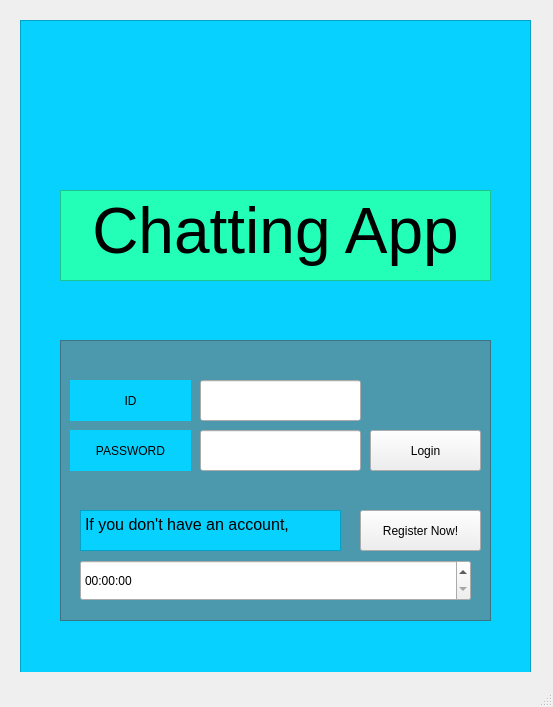
<?xml version="1.0" encoding="UTF-8"?>
<ui version="4.0">
 <class>MainWindow</class>
 <widget class="QMainWindow" name="MainWindow">
  <property name="geometry">
   <rect>
    <x>0</x>
    <y>0</y>
    <width>553</width>
    <height>707</height>
   </rect>
  </property>
  <property name="font">
   <font>
    <family>-윤디자인웹돋움</family>
    <pointsize>16</pointsize>
    <weight>50</weight>
    <bold>false</bold>
    <strikeout>false</strikeout>
    <stylestrategy>PreferDefault</stylestrategy>
    <kerning>false</kerning>
   </font>
  </property>
  <property name="windowTitle">
   <string>MainWindow</string>
  </property>
  <widget class="QWidget" name="centralwidget">
   <widget class="QFrame" name="frame">
    <property name="geometry">
     <rect>
      <x>20</x>
      <y>20</y>
      <width>511</width>
      <height>661</height>
     </rect>
    </property>
    <property name="styleSheet">
     <string notr="true">QFrame{
background-color:rgb(7, 210, 255)
}</string>
    </property>
    <property name="frameShape">
     <enum>QFrame::StyledPanel</enum>
    </property>
    <property name="frameShadow">
     <enum>QFrame::Raised</enum>
    </property>
    <widget class="QLineEdit" name="input_ID">
     <property name="geometry">
      <rect>
       <x>180</x>
       <y>360</y>
       <width>161</width>
       <height>41</height>
      </rect>
     </property>
     <property name="text">
      <string/>
     </property>
    </widget>
    <widget class="QLabel" name="label_ID">
     <property name="geometry">
      <rect>
       <x>50</x>
       <y>360</y>
       <width>121</width>
       <height>41</height>
      </rect>
     </property>
     <property name="styleSheet">
      <string notr="true">QLabel{
font: italic 12pt &quot;Comic Sans MS&quot;;
}
</string>
     </property>
     <property name="text">
      <string>ID</string>
     </property>
     <property name="alignment">
      <set>Qt::AlignCenter</set>
     </property>
    </widget>
    <widget class="QLabel" name="label_password">
     <property name="geometry">
      <rect>
       <x>50</x>
       <y>410</y>
       <width>121</width>
       <height>41</height>
      </rect>
     </property>
     <property name="styleSheet">
      <string notr="true">QLabel{
	font: italic 12pt &quot;Comic Sans MS&quot;;
}
</string>
     </property>
     <property name="text">
      <string>PASSWORD</string>
     </property>
     <property name="alignment">
      <set>Qt::AlignCenter</set>
     </property>
    </widget>
    <widget class="QLineEdit" name="input_password">
     <property name="enabled">
      <bool>true</bool>
     </property>
     <property name="geometry">
      <rect>
       <x>180</x>
       <y>410</y>
       <width>161</width>
       <height>41</height>
      </rect>
     </property>
     <property name="text">
      <string/>
     </property>
     <property name="echoMode">
      <enum>QLineEdit::PasswordEchoOnEdit</enum>
     </property>
     <property name="dragEnabled">
      <bool>false</bool>
     </property>
     <property name="readOnly">
      <bool>false</bool>
     </property>
    </widget>
    <widget class="QPushButton" name="btn_login">
     <property name="geometry">
      <rect>
       <x>350</x>
       <y>410</y>
       <width>111</width>
       <height>41</height>
      </rect>
     </property>
     <property name="acceptDrops">
      <bool>false</bool>
     </property>
     <property name="autoFillBackground">
      <bool>false</bool>
     </property>
     <property name="styleSheet">
      <string notr="true">font: italic 12pt &quot;Comic Sans MS&quot;;</string>
     </property>
     <property name="text">
      <string>Login</string>
     </property>
    </widget>
    <widget class="QPushButton" name="btn_register">
     <property name="geometry">
      <rect>
       <x>340</x>
       <y>490</y>
       <width>121</width>
       <height>41</height>
      </rect>
     </property>
     <property name="contextMenuPolicy">
      <enum>Qt::DefaultContextMenu</enum>
     </property>
     <property name="acceptDrops">
      <bool>false</bool>
     </property>
     <property name="autoFillBackground">
      <bool>false</bool>
     </property>
     <property name="styleSheet">
      <string notr="true">font: italic 12pt &quot;Comic Sans MS&quot;;</string>
     </property>
     <property name="text">
      <string>Register Now!</string>
     </property>
     <property name="checkable">
      <bool>false</bool>
     </property>
     <property name="checked">
      <bool>false</bool>
     </property>
     <property name="autoDefault">
      <bool>false</bool>
     </property>
     <property name="default">
      <bool>false</bool>
     </property>
     <property name="flat">
      <bool>false</bool>
     </property>
    </widget>
    <widget class="QTextEdit" name="text_register">
     <property name="geometry">
      <rect>
       <x>60</x>
       <y>490</y>
       <width>261</width>
       <height>41</height>
      </rect>
     </property>
     <property name="styleSheet">
      <string notr="true">QTextEdit{
font: 12pt &quot;-윤디자인웹돋움&quot;;
}</string>
     </property>
     <property name="html">
      <string>&lt;!DOCTYPE HTML PUBLIC &quot;-//W3C//DTD HTML 4.0//EN&quot; &quot;http://www.w3.org/TR/REC-html40/strict.dtd&quot;&gt;
&lt;html&gt;&lt;head&gt;&lt;meta name=&quot;qrichtext&quot; content=&quot;1&quot; /&gt;&lt;style type=&quot;text/css&quot;&gt;
p, li { white-space: pre-wrap; }
&lt;/style&gt;&lt;/head&gt;&lt;body style=&quot; font-family:'-윤디자인웹돋움'; font-size:12pt; font-weight:400; font-style:normal;&quot;&gt;
&lt;p style=&quot; margin-top:12px; margin-bottom:12px; margin-left:0px; margin-right:0px; -qt-block-indent:0; text-indent:0px;&quot;&gt;&lt;span style=&quot; font-family:'Gulim';&quot;&gt;If you don't have an account,&lt;/span&gt;&lt;/p&gt;&lt;/body&gt;&lt;/html&gt;</string>
     </property>
    </widget>
    <widget class="QTimeEdit" name="timeEdit">
     <property name="geometry">
      <rect>
       <x>60</x>
       <y>540</y>
       <width>391</width>
       <height>41</height>
      </rect>
     </property>
     <property name="dateTime">
      <datetime>
       <hour>0</hour>
       <minute>0</minute>
       <second>0</second>
       <year>1996</year>
       <month>1</month>
       <day>1</day>
      </datetime>
     </property>
     <property name="date">
      <date>
       <year>1996</year>
       <month>1</month>
       <day>1</day>
      </date>
     </property>
     <property name="calendarPopup">
      <bool>false</bool>
     </property>
    </widget>
    <widget class="QFrame" name="frame_2">
     <property name="geometry">
      <rect>
       <x>40</x>
       <y>320</y>
       <width>431</width>
       <height>281</height>
      </rect>
     </property>
     <property name="styleSheet">
      <string notr="true">background-color:rgb(76, 152, 173)</string>
     </property>
     <property name="frameShape">
      <enum>QFrame::StyledPanel</enum>
     </property>
     <property name="frameShadow">
      <enum>QFrame::Raised</enum>
     </property>
    </widget>
    <widget class="QTextEdit" name="textEdit_2">
     <property name="geometry">
      <rect>
       <x>40</x>
       <y>170</y>
       <width>431</width>
       <height>91</height>
      </rect>
     </property>
     <property name="styleSheet">
      <string notr="true">QTextEdit{
background-color:rgb(35, 255, 182)
}</string>
     </property>
     <property name="html">
      <string>&lt;!DOCTYPE HTML PUBLIC &quot;-//W3C//DTD HTML 4.0//EN&quot; &quot;http://www.w3.org/TR/REC-html40/strict.dtd&quot;&gt;
&lt;html&gt;&lt;head&gt;&lt;meta name=&quot;qrichtext&quot; content=&quot;1&quot; /&gt;&lt;style type=&quot;text/css&quot;&gt;
p, li { white-space: pre-wrap; }
&lt;/style&gt;&lt;/head&gt;&lt;body style=&quot; font-family:'Gulim'; font-size:9pt; font-weight:400; font-style:normal;&quot;&gt;
&lt;p align=&quot;center&quot; style=&quot; margin-top:0px; margin-bottom:0px; margin-left:0px; margin-right:0px; -qt-block-indent:0; text-indent:0px;&quot;&gt;&lt;span style=&quot; font-size:48pt;&quot;&gt;Chatting App&lt;/span&gt;&lt;/p&gt;&lt;/body&gt;&lt;/html&gt;</string>
     </property>
    </widget>
    <zorder>frame_2</zorder>
    <zorder>input_ID</zorder>
    <zorder>label_ID</zorder>
    <zorder>label_password</zorder>
    <zorder>input_password</zorder>
    <zorder>btn_login</zorder>
    <zorder>btn_register</zorder>
    <zorder>text_register</zorder>
    <zorder>timeEdit</zorder>
    <zorder>textEdit_2</zorder>
   </widget>
  </widget>
  <widget class="QStatusBar" name="statusbar"/>
 </widget>
 <resources/>
 <connections/>
</ui>
